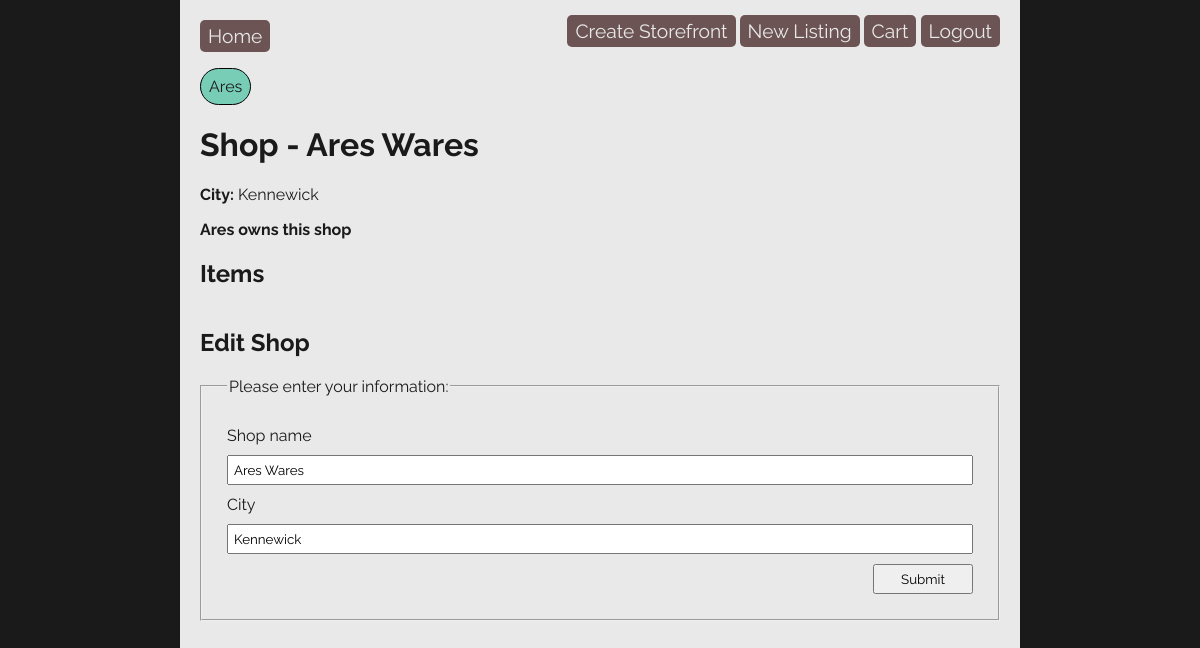
Page /shop/1 (signed in) on the committed database.
### barter_app/models.py (models this page shows, shortened)
class User(UserMixin, db.Model):
	id = db.Column(db.Integer, primary_key=True)
	username = db.Column(db.String(80), nullable=False, unique=True)
	password = db.Column(db.String(80), nullable=False)
	cart_list = db.relationship('ListedItem', secondary='user_cart', back_populates='cart_items')

class ShopContainer(db.Model):
	id = db.Column(db.Integer, primary_key=True)
	shop_name = db.Column(db.String(80), nullable=False)
	city = db.Column(db.String(200), nullable=False)
	items = db.relationship('ListedItem', back_populates='shop')
	created_by_id = db.Column(db.Integer, db.ForeignKey('user.id'))
	created_by = db.relationship('User')

### barter_app/main/routes.py (the view)
@main.route('/shop/<shop_id>', methods=['GET', 'POST'])
@login_required
def shop_detail(shop_id):
	shop = ShopContainer.query.get(shop_id)
	form = ShopForm(obj=shop)
	print(shop.items)
	if form.validate_on_submit():
		shop.shop_name = form.shop_name.data
		shop.city = form.city.data
		db.session.commit()
		flash('Shop updated')
		return redirect(url_for('main.shop_detail', shop_id=shop.id))
	shop = ShopContainer.query.get(shop_id)
	return render_template('shop_detail.html', shop=shop, form=form)

### barter_app/main/forms.py
class ShopForm(FlaskForm):
	shop_name = StringField('Shop name',
		validators=[
			DataRequired(),
			Length(min=3, max=80, message="Shop name must be between 3 and 80 characters.")
		])
	city = StringField('City',
		validators=[
			DataRequired(),
			Length(min=3, max=80, message="City name must be between 3 and 80 characters.")
		])
	submit = SubmitField('Submit')

### barter_app/extensions.py (called while the page is built)
@login_manager.user_loader
def load_user(user_id):
	return User.query.get(user_id)

### barter_app/templates/shop_detail.html (shortened to what this page needs)
{% extends 'base.html' %}
{% block content %}
<h1>Shop - {{ shop.shop_name }}</h1>
<strong>City:</strong> {{ shop.city }}
<p><strong>{{ shop.created_by.username }} owns this shop</strong></p>
<h2>Items</h2>
{% if current_user.is_authenticated %}
    {% if shop.created_by.username == current_user.username %}
        <h2>Edit Shop</h2>
        <form method="POST" action="{{ url_for('main.shop_detail', shop_id=shop.id) }}">
            <fieldset>
                <legend>Please enter your information:</legend>
                {{ form.shop_name.label }}
                {{ form.shop_name }}
                {{ form.city.label }}
                {{ form.city }}
                {{ form.submit }}
            </fieldset>
        </form>
    {% endif %}
{% endif %}
{% endblock %}

### barter_app/templates/base.html (shortened to what this page needs)
<!DOCTYPE html>
<html>
	<head>
		<link rel="stylesheet" href="../static/style.css">
	</head>
	<body>
		<div id="content">
			<nav>
				<a href="/">Home</a>
				<div>
					{% if current_user.is_authenticated %}
						<a href="/create_shop">Create Storefront</a>
						<a href="/new_item">New Listing</a>
						<a href="/cart">Cart</a>
						<a href="/logout">Logout</a>
					{% else %}
						<a href="/signup">Sign Up</a>
						<a href="/login">Login</a>
					{% endif %}
				</div>
			</nav>
			{% if current_user.is_authenticated %}
				<p class="user_profile">{{ current_user.username }}</p>
			{% endif %}
			{% block content %}{% endblock %}
		</div>
	</body>
</html>

### barter_app/static/style.css (style rules this page uses)
body, html { min-height: 100vh; margin: 0 auto; display: flex; flex-direction: column; align-items: center; background-color: #1a1a1a; color: #1a1a1a; font-family: 'Raleway', sans-serif; }
a { color: #1a1a1a; }
input, textarea { font-family: 'Raleway', sans-serif; }
#content { width: 70%; max-width: auto; min-width: 800px; min-height: 90vh; background-color: #e9e9e9; padding: 20px; }
.user_profile { border: 1px solid black; background-color: #77cdb6; border-radius: 20px; padding: .5em; max-width: fit-content; }
nav { width: 100%; display: flex; flex-direction: row; justify-content: space-between; }
nav a { color: #e9e9e9; text-decoration: none; border: none; border-radius: 5px; background-color: #6c5454; padding: 5px 8px; font-size: 1.2em; }
fieldset { display: flex; flex-direction: column; margin: 20px 0; padding: 20px; }
fieldset * { margin: 5px; }
fieldset input { padding: 5px; }
input[type=submit] { width: 100px; align-self: flex-end; }

### rows in the picture
User: username "Ares", created_by.username "Ares"
ShopContainer: shop_name "Ares Wares", city "Kennewick"
